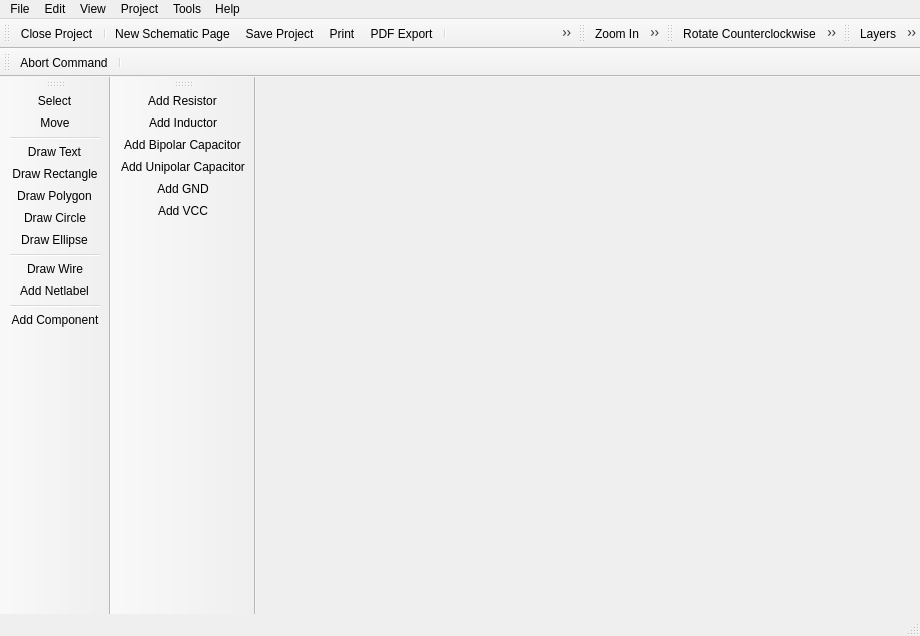
<?xml version="1.0" encoding="UTF-8"?>
<ui version="4.0">
 <class>SchematicEditor</class>
 <widget class="QMainWindow" name="SchematicEditor">
  <property name="geometry">
   <rect>
    <x>0</x>
    <y>0</y>
    <width>920</width>
    <height>636</height>
   </rect>
  </property>
  <property name="windowTitle">
   <string>Schematic Editor</string>
  </property>
  <property name="windowIcon">
   <iconset resource="../../../img/images.qrc">
    <normaloff>:/img/actions/schematic.png</normaloff>:/img/actions/schematic.png</iconset>
  </property>
  <widget class="QWidget" name="centralwidget">
   <layout class="QHBoxLayout" name="horizontalLayout">
    <property name="leftMargin">
     <number>0</number>
    </property>
    <property name="topMargin">
     <number>0</number>
    </property>
    <property name="rightMargin">
     <number>0</number>
    </property>
    <property name="bottomMargin">
     <number>0</number>
    </property>
   </layout>
  </widget>
  <widget class="QMenuBar" name="menubar">
   <property name="geometry">
    <rect>
     <x>0</x>
     <y>0</y>
     <width>920</width>
     <height>27</height>
    </rect>
   </property>
   <widget class="QMenu" name="menuFile">
    <property name="title">
     <string>File</string>
    </property>
    <widget class="QMenu" name="menuExport">
     <property name="title">
      <string>Export</string>
     </property>
     <addaction name="actionPDF_Export"/>
    </widget>
    <addaction name="actionNew_Schematic_Page"/>
    <addaction name="actionSave_Project"/>
    <addaction name="actionPrint"/>
    <addaction name="menuExport"/>
    <addaction name="separator"/>
    <addaction name="actionClose_Project"/>
    <addaction name="actionQuit"/>
   </widget>
   <widget class="QMenu" name="menuHelp">
    <property name="title">
     <string>Help</string>
    </property>
    <addaction name="actionHelp"/>
    <addaction name="actionAbout"/>
    <addaction name="actionAbout_Qt"/>
   </widget>
   <widget class="QMenu" name="menuEdit">
    <property name="title">
     <string>Edit</string>
    </property>
    <addaction name="actionUndo"/>
    <addaction name="actionRedo"/>
    <addaction name="separator"/>
    <addaction name="actionRotate_CCW"/>
    <addaction name="actionRotate_CW"/>
    <addaction name="actionCopy"/>
    <addaction name="actionCut"/>
    <addaction name="actionPaste"/>
    <addaction name="actionRemove"/>
    <addaction name="separator"/>
    <addaction name="actionEditNetclasses"/>
   </widget>
   <widget class="QMenu" name="menuView">
    <property name="title">
     <string>View</string>
    </property>
    <addaction name="actionGrid"/>
    <addaction name="actionLayers"/>
    <addaction name="separator"/>
    <addaction name="actionZoom_In"/>
    <addaction name="actionZoom_Out"/>
    <addaction name="actionZoom_All"/>
   </widget>
   <widget class="QMenu" name="menuTools">
    <property name="title">
     <string>Tools</string>
    </property>
    <addaction name="actionToolSelect"/>
    <addaction name="actionToolMove"/>
    <addaction name="actionToolDrawText"/>
    <addaction name="actionToolDrawRectangle"/>
    <addaction name="actionToolDrawPolygon"/>
    <addaction name="actionToolDrawCircle"/>
    <addaction name="actionToolDrawEllipse"/>
    <addaction name="separator"/>
    <addaction name="actionToolDrawWire"/>
    <addaction name="actionToolAddNetLabel"/>
    <addaction name="separator"/>
    <addaction name="actionToolAddComponent"/>
   </widget>
   <widget class="QMenu" name="menuProject">
    <property name="title">
     <string>Project</string>
    </property>
    <addaction name="actionProjectProperties"/>
    <addaction name="actionProjectSettings"/>
   </widget>
   <addaction name="menuFile"/>
   <addaction name="menuEdit"/>
   <addaction name="menuView"/>
   <addaction name="menuProject"/>
   <addaction name="menuTools"/>
   <addaction name="menuHelp"/>
  </widget>
  <widget class="QStatusBar" name="statusbar"/>
  <widget class="QToolBar" name="fileToolbar">
   <property name="windowTitle">
    <string>File</string>
   </property>
   <property name="floatable">
    <bool>false</bool>
   </property>
   <attribute name="toolBarArea">
    <enum>TopToolBarArea</enum>
   </attribute>
   <attribute name="toolBarBreak">
    <bool>false</bool>
   </attribute>
   <addaction name="actionClose_Project"/>
   <addaction name="separator"/>
   <addaction name="actionNew_Schematic_Page"/>
   <addaction name="actionSave_Project"/>
   <addaction name="actionPrint"/>
   <addaction name="actionPDF_Export"/>
   <addaction name="separator"/>
   <addaction name="actionShow_Control_Panel"/>
   <addaction name="actionShow_Board_Editor"/>
   <addaction name="separator"/>
   <addaction name="actionUndo"/>
   <addaction name="actionRedo"/>
  </widget>
  <widget class="QToolBar" name="zoomToolbar">
   <property name="windowTitle">
    <string>View</string>
   </property>
   <property name="floatable">
    <bool>false</bool>
   </property>
   <attribute name="toolBarArea">
    <enum>TopToolBarArea</enum>
   </attribute>
   <attribute name="toolBarBreak">
    <bool>false</bool>
   </attribute>
   <addaction name="actionZoom_In"/>
   <addaction name="actionZoom_Out"/>
   <addaction name="actionZoom_All"/>
  </widget>
  <widget class="QToolBar" name="editToolbar">
   <property name="windowTitle">
    <string>Edit</string>
   </property>
   <property name="floatable">
    <bool>false</bool>
   </property>
   <attribute name="toolBarArea">
    <enum>TopToolBarArea</enum>
   </attribute>
   <attribute name="toolBarBreak">
    <bool>false</bool>
   </attribute>
   <addaction name="actionRotate_CCW"/>
   <addaction name="actionRotate_CW"/>
   <addaction name="actionCut"/>
   <addaction name="actionCopy"/>
   <addaction name="actionPaste"/>
   <addaction name="actionRemove"/>
  </widget>
  <widget class="QToolBar" name="viewToolbar">
   <property name="windowTitle">
    <string>View Tools</string>
   </property>
   <attribute name="toolBarArea">
    <enum>TopToolBarArea</enum>
   </attribute>
   <attribute name="toolBarBreak">
    <bool>false</bool>
   </attribute>
   <addaction name="actionLayers"/>
   <addaction name="actionGrid"/>
  </widget>
  <widget class="QToolBar" name="toolsToolbar">
   <property name="windowTitle">
    <string>Tools</string>
   </property>
   <property name="floatable">
    <bool>false</bool>
   </property>
   <attribute name="toolBarArea">
    <enum>LeftToolBarArea</enum>
   </attribute>
   <attribute name="toolBarBreak">
    <bool>false</bool>
   </attribute>
   <addaction name="actionToolSelect"/>
   <addaction name="actionToolMove"/>
   <addaction name="separator"/>
   <addaction name="actionToolDrawText"/>
   <addaction name="actionToolDrawRectangle"/>
   <addaction name="actionToolDrawPolygon"/>
   <addaction name="actionToolDrawCircle"/>
   <addaction name="actionToolDrawEllipse"/>
   <addaction name="separator"/>
   <addaction name="actionToolDrawWire"/>
   <addaction name="actionToolAddNetLabel"/>
   <addaction name="separator"/>
   <addaction name="actionToolAddComponent"/>
  </widget>
  <widget class="QToolBar" name="commandToolbar">
   <property name="windowTitle">
    <string>Command</string>
   </property>
   <property name="floatable">
    <bool>false</bool>
   </property>
   <attribute name="toolBarArea">
    <enum>TopToolBarArea</enum>
   </attribute>
   <attribute name="toolBarBreak">
    <bool>true</bool>
   </attribute>
   <addaction name="actionCommandAbort"/>
   <addaction name="separator"/>
  </widget>
  <widget class="QToolBar" name="toolBar">
   <property name="windowTitle">
    <string>toolBar</string>
   </property>
   <attribute name="toolBarArea">
    <enum>LeftToolBarArea</enum>
   </attribute>
   <attribute name="toolBarBreak">
    <bool>true</bool>
   </attribute>
   <addaction name="actionAddGenCmp_Resistor"/>
   <addaction name="actionAddGenCmp_Inductor"/>
   <addaction name="actionAddGenCmp_BipolarCapacitor"/>
   <addaction name="actionAddGenCmp_UnipolarCapacitor"/>
   <addaction name="actionAddGenCmp_gnd"/>
   <addaction name="actionAddGenCmp_vcc"/>
  </widget>
  <action name="actionQuit">
   <property name="icon">
    <iconset resource="../../../img/images.qrc">
     <normaloff>:/img/actions/quit.png</normaloff>:/img/actions/quit.png</iconset>
   </property>
   <property name="text">
    <string>Quit</string>
   </property>
   <property name="shortcut">
    <string>Ctrl+Q</string>
   </property>
   <property name="menuRole">
    <enum>QAction::QuitRole</enum>
   </property>
  </action>
  <action name="actionSave_Project">
   <property name="icon">
    <iconset resource="../../../img/images.qrc">
     <normaloff>:/img/actions/save.png</normaloff>:/img/actions/save.png</iconset>
   </property>
   <property name="text">
    <string>Save Project</string>
   </property>
   <property name="shortcut">
    <string>Ctrl+S</string>
   </property>
  </action>
  <action name="actionAbout">
   <property name="icon">
    <iconset resource="../../../img/images.qrc">
     <normaloff>:/img/actions/info.png</normaloff>:/img/actions/info.png</iconset>
   </property>
   <property name="text">
    <string>About</string>
   </property>
   <property name="menuRole">
    <enum>QAction::AboutRole</enum>
   </property>
  </action>
  <action name="actionAbout_Qt">
   <property name="text">
    <string>About Qt</string>
   </property>
   <property name="menuRole">
    <enum>QAction::AboutQtRole</enum>
   </property>
  </action>
  <action name="actionPrint">
   <property name="icon">
    <iconset resource="../../../img/images.qrc">
     <normaloff>:/img/actions/print.png</normaloff>:/img/actions/print.png</iconset>
   </property>
   <property name="text">
    <string>Print</string>
   </property>
   <property name="shortcut">
    <string>Ctrl+P</string>
   </property>
  </action>
  <action name="actionPDF_Export">
   <property name="icon">
    <iconset resource="../../../img/images.qrc">
     <normaloff>:/img/actions/pdf.png</normaloff>:/img/actions/pdf.png</iconset>
   </property>
   <property name="text">
    <string>PDF Export</string>
   </property>
  </action>
  <action name="actionShow_Control_Panel">
   <property name="icon">
    <iconset resource="../../../img/images.qrc">
     <normaloff>:/img/actions/home.png</normaloff>:/img/actions/home.png</iconset>
   </property>
   <property name="text">
    <string>Show Control Panel</string>
   </property>
  </action>
  <action name="actionShow_Board_Editor">
   <property name="icon">
    <iconset resource="../../../img/images.qrc">
     <normaloff>:/img/actions/chip.png</normaloff>:/img/actions/chip.png</iconset>
   </property>
   <property name="text">
    <string>Show Board Editor</string>
   </property>
  </action>
  <action name="actionUndo">
   <property name="icon">
    <iconset resource="../../../img/images.qrc">
     <normaloff>:/img/actions/undo.png</normaloff>:/img/actions/undo.png</iconset>
   </property>
   <property name="text">
    <string>Undo</string>
   </property>
   <property name="shortcut">
    <string>Ctrl+Z</string>
   </property>
  </action>
  <action name="actionRedo">
   <property name="icon">
    <iconset resource="../../../img/images.qrc">
     <normaloff>:/img/actions/redo.png</normaloff>:/img/actions/redo.png</iconset>
   </property>
   <property name="text">
    <string>Redo</string>
   </property>
   <property name="shortcut">
    <string>Ctrl+Y</string>
   </property>
  </action>
  <action name="actionZoom_In">
   <property name="icon">
    <iconset resource="../../../img/images.qrc">
     <normaloff>:/img/actions/zoom_in.png</normaloff>:/img/actions/zoom_in.png</iconset>
   </property>
   <property name="text">
    <string>Zoom In</string>
   </property>
  </action>
  <action name="actionZoom_Out">
   <property name="icon">
    <iconset resource="../../../img/images.qrc">
     <normaloff>:/img/actions/zoom_out.png</normaloff>:/img/actions/zoom_out.png</iconset>
   </property>
   <property name="text">
    <string>Zoom Out</string>
   </property>
  </action>
  <action name="actionZoom_All">
   <property name="icon">
    <iconset resource="../../../img/images.qrc">
     <normaloff>:/img/actions/zoom_all.png</normaloff>:/img/actions/zoom_all.png</iconset>
   </property>
   <property name="text">
    <string>Zoom All</string>
   </property>
  </action>
  <action name="actionHelp">
   <property name="icon">
    <iconset resource="../../../img/images.qrc">
     <normaloff>:/img/actions/help.png</normaloff>:/img/actions/help.png</iconset>
   </property>
   <property name="text">
    <string>Help</string>
   </property>
   <property name="shortcut">
    <string>F1</string>
   </property>
  </action>
  <action name="actionRotate_CCW">
   <property name="icon">
    <iconset resource="../../../img/images.qrc">
     <normaloff>:/img/actions/rotate_left.png</normaloff>:/img/actions/rotate_left.png</iconset>
   </property>
   <property name="text">
    <string>Rotate Counterclockwise</string>
   </property>
   <property name="shortcut">
    <string>Shift+R</string>
   </property>
  </action>
  <action name="actionRotate_CW">
   <property name="icon">
    <iconset resource="../../../img/images.qrc">
     <normaloff>:/img/actions/rotate_right.png</normaloff>:/img/actions/rotate_right.png</iconset>
   </property>
   <property name="text">
    <string>Rotate Clockwise</string>
   </property>
   <property name="shortcut">
    <string>R</string>
   </property>
  </action>
  <action name="actionCopy">
   <property name="icon">
    <iconset resource="../../../img/images.qrc">
     <normaloff>:/img/actions/copy.png</normaloff>:/img/actions/copy.png</iconset>
   </property>
   <property name="text">
    <string>Copy</string>
   </property>
   <property name="shortcut">
    <string>Ctrl+C</string>
   </property>
  </action>
  <action name="actionCut">
   <property name="icon">
    <iconset resource="../../../img/images.qrc">
     <normaloff>:/img/actions/cut.png</normaloff>:/img/actions/cut.png</iconset>
   </property>
   <property name="text">
    <string>Cut</string>
   </property>
   <property name="shortcut">
    <string>Ctrl+X</string>
   </property>
  </action>
  <action name="actionPaste">
   <property name="icon">
    <iconset resource="../../../img/images.qrc">
     <normaloff>:/img/actions/paste.png</normaloff>:/img/actions/paste.png</iconset>
   </property>
   <property name="text">
    <string>Paste</string>
   </property>
   <property name="shortcut">
    <string>Ctrl+V</string>
   </property>
  </action>
  <action name="actionRemove">
   <property name="icon">
    <iconset resource="../../../img/images.qrc">
     <normaloff>:/img/actions/delete.png</normaloff>:/img/actions/delete.png</iconset>
   </property>
   <property name="text">
    <string>Remove</string>
   </property>
   <property name="shortcut">
    <string>Del</string>
   </property>
  </action>
  <action name="actionClose_Project">
   <property name="icon">
    <iconset resource="../../../img/images.qrc">
     <normaloff>:/img/actions/close.png</normaloff>:/img/actions/close.png</iconset>
   </property>
   <property name="text">
    <string>Close Project</string>
   </property>
  </action>
  <action name="actionToolSelect">
   <property name="icon">
    <iconset resource="../../../img/images.qrc">
     <normaloff>:/img/actions/select.png</normaloff>:/img/actions/select.png</iconset>
   </property>
   <property name="text">
    <string>Select</string>
   </property>
  </action>
  <action name="actionToolAddComponent">
   <property name="icon">
    <iconset resource="../../../img/images.qrc">
     <normaloff>:/img/actions/chip.png</normaloff>:/img/actions/chip.png</iconset>
   </property>
   <property name="text">
    <string>Add Component</string>
   </property>
  </action>
  <action name="actionToolDrawWire">
   <property name="icon">
    <iconset resource="../../../img/images.qrc">
     <normaloff>:/img/actions/drawWire.png</normaloff>:/img/actions/drawWire.png</iconset>
   </property>
   <property name="text">
    <string>Draw Wire</string>
   </property>
  </action>
  <action name="actionToolMove">
   <property name="icon">
    <iconset resource="../../../img/images.qrc">
     <normaloff>:/img/actions/move.png</normaloff>:/img/actions/move.png</iconset>
   </property>
   <property name="text">
    <string>Move</string>
   </property>
  </action>
  <action name="actionToolDrawText">
   <property name="icon">
    <iconset resource="../../../img/images.qrc">
     <normaloff>:/img/actions/draw_text.png</normaloff>:/img/actions/draw_text.png</iconset>
   </property>
   <property name="text">
    <string>Draw Text</string>
   </property>
   <property name="toolTip">
    <string>Draw Text</string>
   </property>
  </action>
  <action name="actionToolDrawPolygon">
   <property name="icon">
    <iconset resource="../../../img/images.qrc">
     <normaloff>:/img/actions/draw_polygon.png</normaloff>:/img/actions/draw_polygon.png</iconset>
   </property>
   <property name="text">
    <string>Draw Polygon</string>
   </property>
  </action>
  <action name="actionToolDrawRectangle">
   <property name="icon">
    <iconset resource="../../../img/images.qrc">
     <normaloff>:/img/actions/draw_rectangle.png</normaloff>:/img/actions/draw_rectangle.png</iconset>
   </property>
   <property name="text">
    <string>Draw Rectangle</string>
   </property>
  </action>
  <action name="actionToolDrawCircle">
   <property name="icon">
    <iconset resource="../../../img/images.qrc">
     <normaloff>:/img/actions/draw_circle.png</normaloff>:/img/actions/draw_circle.png</iconset>
   </property>
   <property name="text">
    <string>Draw Circle</string>
   </property>
  </action>
  <action name="actionToolDrawEllipse">
   <property name="icon">
    <iconset resource="../../../img/images.qrc">
     <normaloff>:/img/actions/draw_ellipse.png</normaloff>:/img/actions/draw_ellipse.png</iconset>
   </property>
   <property name="text">
    <string>Draw Ellipse</string>
   </property>
  </action>
  <action name="actionCommandAbort">
   <property name="icon">
    <iconset resource="../../../img/images.qrc">
     <normaloff>:/img/actions/stop.png</normaloff>:/img/actions/stop.png</iconset>
   </property>
   <property name="text">
    <string>Abort Command</string>
   </property>
   <property name="shortcut">
    <string>Esc</string>
   </property>
  </action>
  <action name="actionLayers">
   <property name="icon">
    <iconset resource="../../../img/images.qrc">
     <normaloff>:/img/actions/layers.png</normaloff>:/img/actions/layers.png</iconset>
   </property>
   <property name="text">
    <string>Layers</string>
   </property>
  </action>
  <action name="actionGrid">
   <property name="icon">
    <iconset resource="../../../img/images.qrc">
     <normaloff>:/img/actions/grid.png</normaloff>:/img/actions/grid.png</iconset>
   </property>
   <property name="text">
    <string>Grid</string>
   </property>
  </action>
  <action name="actionEditNetclasses">
   <property name="text">
    <string>Net Classes</string>
   </property>
  </action>
  <action name="actionAddGenCmp_Resistor">
   <property name="icon">
    <iconset resource="../../../img/images.qrc">
     <normaloff>:/img/library/resistor_eu.png</normaloff>:/img/library/resistor_eu.png</iconset>
   </property>
   <property name="text">
    <string>Add Resistor</string>
   </property>
  </action>
  <action name="actionAddGenCmp_BipolarCapacitor">
   <property name="icon">
    <iconset resource="../../../img/images.qrc">
     <normaloff>:/img/library/bipolar_capacitor_eu.png</normaloff>:/img/library/bipolar_capacitor_eu.png</iconset>
   </property>
   <property name="text">
    <string>Add Bipolar Capacitor</string>
   </property>
   <property name="toolTip">
    <string>Add Bipolar Capacitor</string>
   </property>
  </action>
  <action name="actionAddGenCmp_Inductor">
   <property name="icon">
    <iconset resource="../../../img/images.qrc">
     <normaloff>:/img/library/inductor_eu.png</normaloff>:/img/library/inductor_eu.png</iconset>
   </property>
   <property name="text">
    <string>Add Inductor</string>
   </property>
  </action>
  <action name="actionAddGenCmp_gnd">
   <property name="icon">
    <iconset resource="../../../img/images.qrc">
     <normaloff>:/img/library/gnd.png</normaloff>:/img/library/gnd.png</iconset>
   </property>
   <property name="text">
    <string>Add GND</string>
   </property>
  </action>
  <action name="actionAddGenCmp_vcc">
   <property name="icon">
    <iconset resource="../../../img/images.qrc">
     <normaloff>:/img/library/vcc.png</normaloff>:/img/library/vcc.png</iconset>
   </property>
   <property name="text">
    <string>Add VCC</string>
   </property>
  </action>
  <action name="actionProjectProperties">
   <property name="text">
    <string>Properties</string>
   </property>
  </action>
  <action name="actionProjectSettings">
   <property name="icon">
    <iconset resource="../../../img/images.qrc">
     <normaloff>:/img/actions/settings.png</normaloff>:/img/actions/settings.png</iconset>
   </property>
   <property name="text">
    <string>Settings</string>
   </property>
  </action>
  <action name="actionToolAddNetLabel">
   <property name="icon">
    <iconset resource="../../../img/images.qrc">
     <normaloff>:/img/actions/draw_netlabel.png</normaloff>:/img/actions/draw_netlabel.png</iconset>
   </property>
   <property name="text">
    <string>Add Netlabel</string>
   </property>
  </action>
  <action name="actionAddGenCmp_UnipolarCapacitor">
   <property name="icon">
    <iconset resource="../../../img/images.qrc">
     <normaloff>:/img/library/unipolar_capacitor_eu.png</normaloff>:/img/library/unipolar_capacitor_eu.png</iconset>
   </property>
   <property name="text">
    <string>Add Unipolar Capacitor</string>
   </property>
  </action>
  <action name="actionNew_Schematic_Page">
   <property name="icon">
    <iconset resource="../../../img/images.qrc">
     <normaloff>:/img/actions/new_2.png</normaloff>:/img/actions/new_2.png</iconset>
   </property>
   <property name="text">
    <string>New Schematic Page</string>
   </property>
   <property name="shortcut">
    <string>Ctrl+N</string>
   </property>
  </action>
 </widget>
 <resources>
  <include location="../../../img/images.qrc"/>
 </resources>
 <connections/>
</ui>
